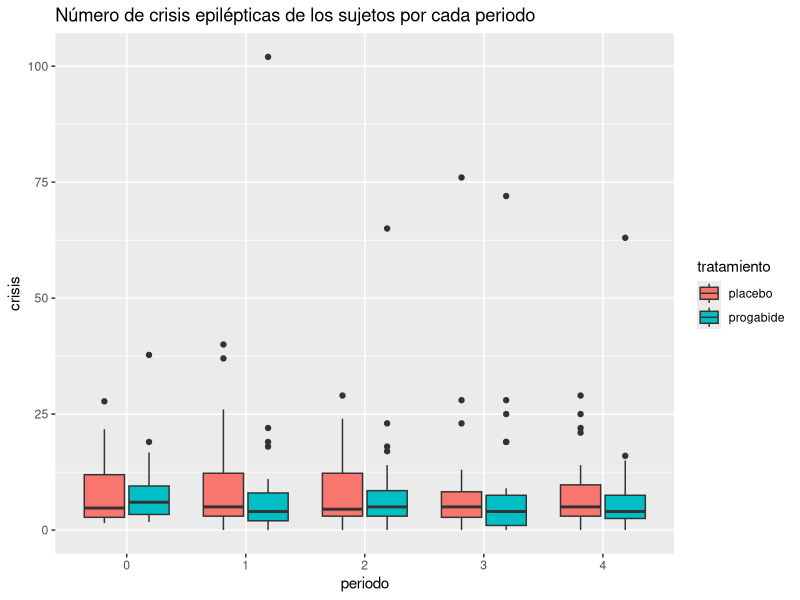
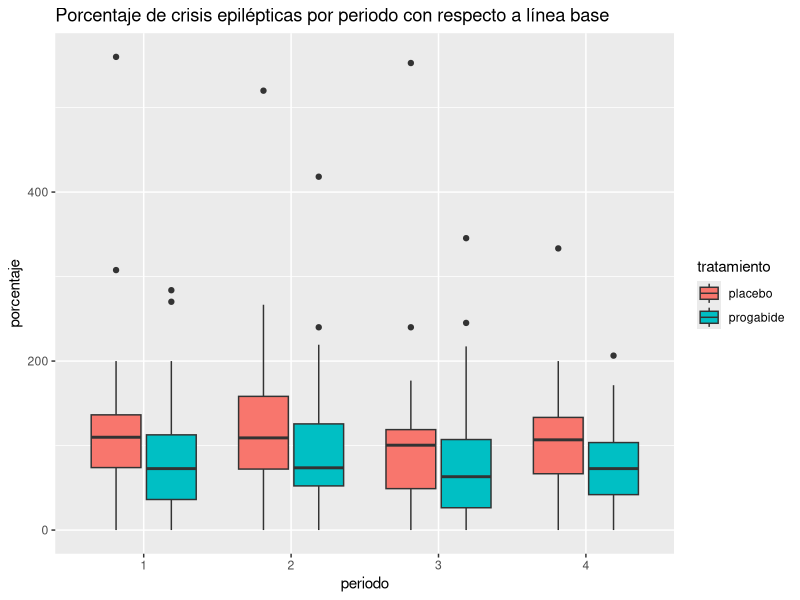

These charts were generated, in order, by the following R code: (Note: this script raises an error after producing the figures.)
## ---- chunk 1
#Librerias
library(pwr)
library(ggplot2)
library(dplyr)
library(fitdistrplus)
library(modeest)
## ---- chunk 2
##Linea Base

# obtenemos toda la base de datos de epilepsia
data_cruda<-MASS::epil
data_cruda

# Quitar los outliers

#buscamos donde estan los outliers, sujetos 49 y 25
data_cruda
which(data_cruda$subject == 25)

#borramos las filas correspondientes y asignamos nuevo nombre

data_cruda_out <- data_cruda[-c(97, 98, 99, 100, 193, 194, 195, 196),]
data_cruda_out

# data cocinada (línea base/4)
Data_cocinada <- data.frame(data_cruda$subject, data_cruda$base /4, data_cruda$y, data_cruda$period, data_cruda$trt)
#cambiando nombres
colnames(Data_cocinada)
names(Data_cocinada)[names(Data_cocinada) == "data_cruda.subject"] <- "sujeto"
names(Data_cocinada)[names(Data_cocinada) == "data_cruda.base.4"] <- "base"
names(Data_cocinada)[names(Data_cocinada) == "data_cruda.y"] <- "crisis"
names(Data_cocinada)[names(Data_cocinada) == "data_cruda.period"] <- "periodo"
names(Data_cocinada)[names(Data_cocinada) == "data_cruda.trt"] <- "tratamiento"
Data_cocinada
# data sin linea base
Data_condimentada <- data.frame(Data_cocinada$sujeto, Data_cocinada$crisis, Data_cocinada$periodo, Data_cocinada$tratamiento)
names(Data_condimentada)[names(Data_condimentada) == "Data_cocinada.sujeto"] <- "sujeto"
names(Data_condimentada)[names(Data_condimentada) == "Data_cocinada.crisis"] <- "crisis"
names(Data_condimentada)[names(Data_condimentada) == "Data_cocinada.periodo"] <- "periodo"
names(Data_condimentada)[names(Data_condimentada) == "Data_cocinada.tratamiento"] <- "tratamiento"
colnames(Data_condimentada)
# Poniendo la línea base como periodo 0
period0 <- data.frame(sujeto= Data_cocinada$sujeto, crisis= Data_cocinada$base, periodo = 0, tratamiento = Data_cocinada$tratamiento)

period0$periodo <- as.factor(period0$periodo)
period0_ND <- period0 %>% distinct

Data_condimentada <- rbind(Data_condimentada, period0_ND)

Data_condimentada
Data_condimentada <- Data_condimentada[with(Data_condimentada, order(Data_condimentada$sujeto)), ]
#Con este data.frame ya podemos hacer nuestras pruebas de hipotesis.
## ---- chunk 3
# Añadiendo el porcetaje de diferencia
Porcentaje.diferencia <- (Data_cocinada$crisis / Data_cocinada$base)*100
Porcentaje.df <- cbind(Data_cocinada, Porcentaje.diferencia)
names(Porcentaje.df)[names(Porcentaje.df) == "Porcentaje.diferencia"] <- "porcentaje"
names(Porcentaje.df)[names(Porcentaje.df) == "data_cruda.trt"] <- "tratamiento"
Porcentaje.df$periodo <- as.factor(Porcentaje.df$periodo)
## ---- chunk 4
boxplots_cruda <- ggplot(Data_condimentada, aes(x= periodo, y= crisis, fill= tratamiento)) +
  geom_boxplot() +
  ggtitle("Número de crisis epilépticas de los sujetos por cada periodo")
boxplots_cruda

boxplots_porcentaje <- ggplot(Porcentaje.df, aes(x= periodo, y= porcentaje, fill= tratamiento)) +
  geom_boxplot() +
ggtitle("Porcentaje de crisis epilépticas por periodo con respecto a línea base")
boxplots_porcentaje
## ---- chunk 5
#Aqui no diferencia a los periodos, por lo que  comparamos entre placebo y progabide sin la base ya que la linea base sirve para comparar.
pairwise.wilcox.test(x=as.numeric(Data_cocinada$crisis), g=as.factor(Data_cocinada$tratamiento),
                     p.adjust.method = "bonferroni",paired = FALSE)

#A1 de Alan.doc
Data_wilcoxon <- Data_condimentada

#Periodo + tratamiento en una sola columna
Data_wilcoxon$Vector1<-paste0(Data_wilcoxon$tratamiento, Data_wilcoxon$periodo)

pairwise.wilcox.test(x=as.numeric(Data_wilcoxon$crisis), g=as.factor(Data_wilcoxon$Vector1),
                     p.adjust.method = "bonferroni",paired = FALSE, exact=FALSE)
## ---- chunk 6
wilcox.test(Data_wilcoxon$crisis[Data_wilcoxon$Vector1 == "placebo0"], Data_wilcoxon$crisis[Data_wilcoxon$Vector1 == "progabide0"], paired = FALSE, alternative = "greater")
wilcox.test(Data_wilcoxon$crisis[Data_wilcoxon$Vector1 == "placebo0"], Data_wilcoxon$crisis[Data_wilcoxon$Vector1 == "progabide1"], paired = FALSE, alternative = "greater")
wilcox.test(Data_wilcoxon$crisis[Data_wilcoxon$Vector1 == "placebo0"], Data_wilcoxon$crisis[Data_wilcoxon$Vector1 == "progabide2"], paired = FALSE, alternative = "greater")
wilcox.test(Data_wilcoxon$crisis[Data_wilcoxon$Vector1 == "placebo0"], Data_wilcoxon$crisis[Data_wilcoxon$Vector1 == "progabide3"], paired = FALSE, alternative = "greater")
wilcox.test(Data_wilcoxon$crisis[Data_wilcoxon$Vector1 == "placebo0"], Data_wilcoxon$crisis[Data_wilcoxon$Vector1 == "progabide4"], paired = FALSE, alternative = "greater")

wilcox.test(Data_wilcoxon$crisis[Data_wilcoxon$Vector1 == "placebo1"], Data_wilcoxon$crisis[Data_wilcoxon$Vector1 == "progabide0"], paired = FALSE, alternative = "greater")
wilcox.test(Data_wilcoxon$crisis[Data_wilcoxon$Vector1 == "placebo1"], Data_wilcoxon$crisis[Data_wilcoxon$Vector1 == "progabide1"], paired = FALSE, alternative = "greater")
wilcox.test(Data_wilcoxon$crisis[Data_wilcoxon$Vector1 == "placebo1"], Data_wilcoxon$crisis[Data_wilcoxon$Vector1 == "progabide2"], paired = FALSE, alternative = "greater")
wilcox.test(Data_wilcoxon$crisis[Data_wilcoxon$Vector1 == "placebo1"], Data_wilcoxon$crisis[Data_wilcoxon$Vector1 == "progabide3"], paired = FALSE, alternative = "greater")
wilcox.test(Data_wilcoxon$crisis[Data_wilcoxon$Vector1 == "placebo1"], Data_wilcoxon$crisis[Data_wilcoxon$Vector1 == "progabide4"], paired = FALSE, alternative = "greater")

wilcox.test(Data_wilcoxon$crisis[Data_wilcoxon$Vector1 == "placebo2"], Data_wilcoxon$crisis[Data_wilcoxon$Vector1 == "progabide0"], paired = FALSE, alternative = "greater")
wilcox.test(Data_wilcoxon$crisis[Data_wilcoxon$Vector1 == "placebo2"], Data_wilcoxon$crisis[Data_wilcoxon$Vector1 == "progabide1"], paired = FALSE, alternative = "greater")
wilcox.test(Data_wilcoxon$crisis[Data_wilcoxon$Vector1 == "placebo2"], Data_wilcoxon$crisis[Data_wilcoxon$Vector1 == "progabide2"], paired = FALSE, alternative = "greater")
wilcox.test(Data_wilcoxon$crisis[Data_wilcoxon$Vector1 == "placebo2"], Data_wilcoxon$crisis[Data_wilcoxon$Vector1 == "progabide3"], paired = FALSE, alternative = "greater")
wilcox.test(Data_wilcoxon$crisis[Data_wilcoxon$Vector1 == "placebo2"], Data_wilcoxon$crisis[Data_wilcoxon$Vector1 == "progabide4"], paired = FALSE, alternative = "greater")

wilcox.test(Data_wilcoxon$crisis[Data_wilcoxon$Vector1 == "placebo3"], Data_wilcoxon$crisis[Data_wilcoxon$Vector1 == "progabide0"], paired = FALSE, alternative = "greater")
wilcox.test(Data_wilcoxon$crisis[Data_wilcoxon$Vector1 == "placebo3"], Data_wilcoxon$crisis[Data_wilcoxon$Vector1 == "progabide1"], paired = FALSE, alternative = "greater")
wilcox.test(Data_wilcoxon$crisis[Data_wilcoxon$Vector1 == "placebo3"], Data_wilcoxon$crisis[Data_wilcoxon$Vector1 == "progabide2"], paired = FALSE, alternative = "greater")
wilcox.test(Data_wilcoxon$crisis[Data_wilcoxon$Vector1 == "placebo3"], Data_wilcoxon$crisis[Data_wilcoxon$Vector1 == "progabide3"], paired = FALSE, alternative = "greater")
wilcox.test(Data_wilcoxon$crisis[Data_wilcoxon$Vector1 == "placebo3"], Data_wilcoxon$crisis[Data_wilcoxon$Vector1 == "progabide4"], paired = FALSE, alternative = "greater")

wilcox.test(Data_wilcoxon$crisis[Data_wilcoxon$Vector1 == "placebo4"], Data_wilcoxon$crisis[Data_wilcoxon$Vector1 == "progabide0"], paired = FALSE, alternative = "greater")
wilcox.test(Data_wilcoxon$crisis[Data_wilcoxon$Vector1 == "placebo4"], Data_wilcoxon$crisis[Data_wilcoxon$Vector1 == "progabide1"], paired = FALSE, alternative = "greater")
wilcox.test(Data_wilcoxon$crisis[Data_wilcoxon$Vector1 == "placebo4"], Data_wilcoxon$crisis[Data_wilcoxon$Vector1 == "progabide2"], paired = FALSE, alternative = "greater")
wilcox.test(Data_wilcoxon$crisis[Data_wilcoxon$Vector1 == "placebo4"], Data_wilcoxon$crisis[Data_wilcoxon$Vector1 == "progabide3"], paired = FALSE, alternative = "greater")
wilcox.test(Data_wilcoxon$crisis[Data_wilcoxon$Vector1 == "placebo4"], Data_wilcoxon$crisis[Data_wilcoxon$Vector1 == "progabide4"], paired = FALSE, alternative = "greater")


wilcox.test(Data_wilcoxon$crisis[Data_wilcoxon$Vector1 == "progabide0"], Data_wilcoxon$crisis[Data_wilcoxon$Vector1 == "progabide1"], paired = TRUE, alternative = "greater")
wilcox.test(Data_wilcoxon$crisis[Data_wilcoxon$Vector1 == "progabide0"], Data_wilcoxon$crisis[Data_wilcoxon$Vector1 == "progabide2"], paired = TRUE, alternative = "greater")
wilcox.test(Data_wilcoxon$crisis[Data_wilcoxon$Vector1 == "progabide0"], Data_wilcoxon$crisis[Data_wilcoxon$Vector1 == "progabide3"], paired = TRUE, alternative = "greater")
wilcox.test(Data_wilcoxon$crisis[Data_wilcoxon$Vector1 == "progabide0"], Data_wilcoxon$crisis[Data_wilcoxon$Vector1 == "progabide4"], paired = TRUE, alternative = "greater")

wilcox.test(Data_wilcoxon$crisis[Data_wilcoxon$Vector1 == "progabide1"], Data_wilcoxon$crisis[Data_wilcoxon$Vector1 == "progabide4"], paired = TRUE, alternative = "greater")
wilcox.test(Data_wilcoxon$crisis[Data_wilcoxon$Vector1 == "progabide1"], Data_wilcoxon$crisis[Data_wilcoxon$Vector1 == "progabide2"], paired = TRUE, alternative = "greater")
wilcox.test(Data_wilcoxon$crisis[Data_wilcoxon$Vector1 == "progabide1"], Data_wilcoxon$crisis[Data_wilcoxon$Vector1 == "progabide3"], paired = TRUE, alternative = "greater")

wilcox.test(Data_wilcoxon$crisis[Data_wilcoxon$Vector1 == "progabide2"], Data_wilcoxon$crisis[Data_wilcoxon$Vector1 == "progabide4"], paired = TRUE, alternative = "greater")
wilcox.test(Data_wilcoxon$crisis[Data_wilcoxon$Vector1 == "progabide2"], Data_wilcoxon$crisis[Data_wilcoxon$Vector1 == "progabide3"], paired = TRUE, alternative = "greater")

wilcox.test(Data_wilcoxon$crisis[Data_wilcoxon$Vector1 == "progabide3"], Data_wilcoxon$crisis[Data_wilcoxon$Vector1 == "progabide4"], paired = TRUE, alternative = "greater")

wilcox.test(Data_wilcoxon$crisis[Data_wilcoxon$Vector1 == "placebo0"], Data_wilcoxon$crisis[Data_wilcoxon$Vector1 == "placebo1"], paired =TRUE, alternative = "greater")
wilcox.test(Data_wilcoxon$crisis[Data_wilcoxon$Vector1 == "placebo0"], Data_wilcoxon$crisis[Data_wilcoxon$Vector1 == "placebo2"], paired = TRUE, alternative = "greater")
wilcox.test(Data_wilcoxon$crisis[Data_wilcoxon$Vector1 == "placebo0"], Data_wilcoxon$crisis[Data_wilcoxon$Vector1 == "placebo3"], paired = TRUE, alternative = "greater")
wilcox.test(Data_wilcoxon$crisis[Data_wilcoxon$Vector1 == "placebo0"], Data_wilcoxon$crisis[Data_wilcoxon$Vector1 == "placebo4"], paired = TRUE, alternative = "greater")

wilcox.test(Data_wilcoxon$crisis[Data_wilcoxon$Vector1 == "placebo1"], Data_wilcoxon$crisis[Data_wilcoxon$Vector1 == "placebo2"], paired = TRUE, alternative = "greater")
wilcox.test(Data_wilcoxon$crisis[Data_wilcoxon$Vector1 == "placebo1"], Data_wilcoxon$crisis[Data_wilcoxon$Vector1 == "placebo3"], paired = TRUE, alternative = "greater")
wilcox.test(Data_wilcoxon$crisis[Data_wilcoxon$Vector1 == "placebo1"], Data_wilcoxon$crisis[Data_wilcoxon$Vector1 == "placebo4"], paired = TRUE, alternative = "greater")

wilcox.test(Data_wilcoxon$crisis[Data_wilcoxon$Vector1 == "placebo2"], Data_wilcoxon$crisis[Data_wilcoxon$Vector1 == "placebo3"], paired = TRUE, alternative = "greater")
wilcox.test(Data_wilcoxon$crisis[Data_wilcoxon$Vector1 == "placebo2"], Data_wilcoxon$crisis[Data_wilcoxon$Vector1 == "placebo4"], paired = TRUE, alternative = "greater")

wilcox.test(Data_wilcoxon$crisis[Data_wilcoxon$Vector1 == "placebo3"], Data_wilcoxon$crisis[Data_wilcoxon$Vector1 == "placebo4"], paired = TRUE, alternative = "greater")
## ---- chunk 7
sujetos_placebo1 <- subset(sujetos_placebo, period == "1")
control1 <- data.frame(sujetos_placebo1$y,sujetos_placebo1$age,sujetos_placebo1$subject)
control1 <- rename(control1 %>% distinct, crisis1 = "sujetos_placebo1.y" , edad="sujetos_placebo1.age",sujeto= "sujetos_placebo1.subject")

sujetos_placebo2 <- subset(sujetos_placebo, period == "2")
control2 <- data.frame(sujetos_placebo2$y,sujetos_placebo2$age,sujetos_placebo2$subject)
control2 <- rename(control2 %>% distinct, crisis2 = "sujetos_placebo2.y" , edad="sujetos_placebo2.age",sujeto= "sujetos_placebo2.subject")

sujetos_placebo3 <- subset(sujetos_placebo, period == "3")
control3 <- data.frame(sujetos_placebo3$y,sujetos_placebo3$age,sujetos_placebo3$subject)
control3 <- rename(control3 %>% distinct, crisis3 = "sujetos_placebo3.y" , edad="sujetos_placebo3.age",sujeto= "sujetos_placebo3.subject")

sujetos_placebo4 <- subset(sujetos_placebo, period == "4")
control4 <- data.frame(sujetos_placebo4$y,sujetos_placebo4$age,sujetos_placebo4$subject)
control4 <- rename(control4 %>% distinct, crisis4 = "sujetos_placebo4.y" , edad="sujetos_placebo4.age",sujeto= "sujetos_placebo4.subject")

controles <- data.frame(control0,control1,control2,control3,control4)
## ---- chunk 8
length(sujetos_placebo$subject) # 28 pacientes
length(sujetos_progabide$subject) # 31 pacientes
## ---- chunk 9
#install.packages("modeest")
sujetos_placebo<-subset(data_cruda, trt == "placebo")
sujetos_progabide<-subset(data_cruda, trt == "progabide")
## ---- chunk 10
media <- mean(data_cruda$age)
## ---- chunk 11
mediana <- median(data_cruda$age)
## ---- chunk 12
moda <- mfv(data_cruda$age)
## ---- chunk 13
sd <- sd(data_cruda$age)
## ---- chunk 14
var <- var(data_cruda$age)
## ---- chunk 15
q <- quantile(data_cruda$age)
## ---- chunk 16
iqr <- IQR(data_cruda$age)
## ---- chunk 17
cv <- sd/media
## ---- chunk 18
ran <- range(data_cruda$age)
## ---- chunk 19

## Control 1
shapiro.test(control1$crisis1) # se rechaza hipótesis nula, no es normal la distribución 
hist(control1$crisis1)
library(fitdistrplus)
descdist(control1$crisis1) # se ve que también es beta
qqnorm(control1$base)
qqline(control1$base, col="purple", lw=2) #se ve que no es normal

## Control 2
shapiro.test(control2$crisis2) # se rechaza hipótesis nula, no es normal la distribución 
hist(control2$crisis2)
library(fitdistrplus)
descdist(control2$crisis2)# se ve que también es beta

## Control 3
shapiro.test(control3$crisis3) # se rechaza hipótesis nula, no es normal la distribución 
hist(control3$crisis3)
library(fitdistrplus)
descdist(control3$crisis3)# se ve que también es beta

## Control 4
shapiro.test(control4$crisis4) # se rechaza hipótesis nula, no es normal la distribución 
hist(control4$crisis4)
library(fitdistrplus)
descdist(control4$crisis4)# se ve que también es beta
## ---- chunk 20

sujetos.control <- data.frame(sujetos_placebo$subject, sujetos_placebo$y, sujetos_placebo$period)

names(sujetos.control)[names(sujetos.control) == "sujetos_placebo.y"] <- "crisis"
names(sujetos.control)[names(sujetos.control) == "sujetos_placebo.period"] <- "periodo"
names(sujetos.control)[names(sujetos.control) == "sujetos_placebo.subject"] <- "sujetos"

p0.c <- data.frame(sujetos = sujetos_placebo$subject, crisis= sujetos_placebo$base, periodo = 0 )

sujetos.control <- rbind(sujetos.control, p0.c)
sujetos.control$periodo <- as.factor(sujetos.control$periodo)
sujetos.control$sujetos <- as.factor(sujetos.control$sujetos)
View(sujetos.control)

indcontrol <- ggplot(sujetos.control, aes(x = periodo, y = crisis, color = sujetos, group = sujetos)) + geom_point() + geom_line()+
  labs(title = "Crisis de cada paciente del grupo control con respecto al tiempo", x = "periodo", y = "crisis") + theme(plot.title = element_text(size = 16, color = "#64BBCC", face = "italic", "bold", family ="serif"), text = element_text(size = 9), legend.title = element_text(size = 9), legend.text = element_text(size = 9))
indcontrol

## ---- chunk 21
sujetos <- sujetos_progabide$subject
sujetos.df <- data.frame(sujetos, sujetos_progabide$y, sujetos_progabide$period)

names(sujetos.df)[names(sujetos.df) == "sujetos_progabide.y"] <- "crisis"
names(sujetos.df)[names(sujetos.df) == "sujetos_progabide.period"] <- "periodo"

periodo0 <- data.frame(sujetos = sujetos_progabide$subject, crisis= sujetos_progabide$base, periodo = 0 )

sujetos.df <- rbind(sujetos.df, periodo0)
sujetos.df$periodo <- as.factor(sujetos.df$periodo)
sujetos.df$sujetos <- as.factor(sujetos.df$sujetos)

individual <- ggplot(sujetos.df, aes(x = periodo, y = crisis, color = sujetos, group = sujetos)) + geom_point() + geom_line() +
  labs(title = "Crisis de cada paciente del grupo experimental con respecto al tiempo", x = "periodo", y = "crisis") + theme(plot.title = element_text(size = 16, color = "#D3B7ED", face = "italic", "bold", family ="serif"), text = element_text(size = 9), legend.title = element_text(size = 9), legend.text = element_text(size = 9))
individual

## ---- chunk 22
boxplotsc.df <- data.frame(sujetos_placebo$y, sujetos_placebo$period)
colnames(boxplotsc.df)

names(boxplotsc.df)[names(boxplotsc.df) == "sujetos_placebo.y"] <- "crisis"
names(boxplotsc.df)[names(boxplotsc.df) == "sujetos_placebo.period"] <- "periodo"

p0 <- data.frame(crisis= sujetos_placebo$base / 4, periodo = 0)

boxplotsc.df <- rbind(boxplotsc.df, p0)
boxplotsc.df$periodo <- as.factor(boxplotsc.df$periodo)

bpcontrol <- ggplot(boxplotsc.df, aes(x= periodo, y= crisis, color=periodo)) +
  geom_boxplot()
bpcontrol
